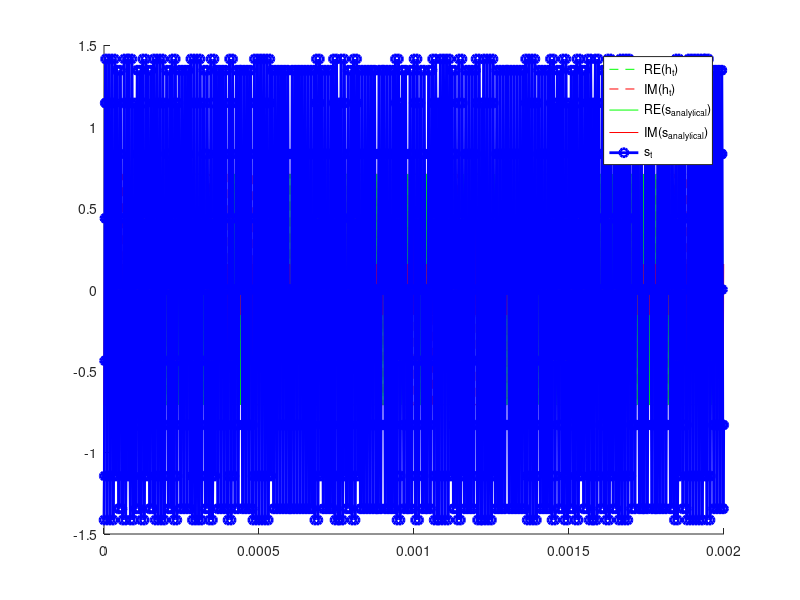
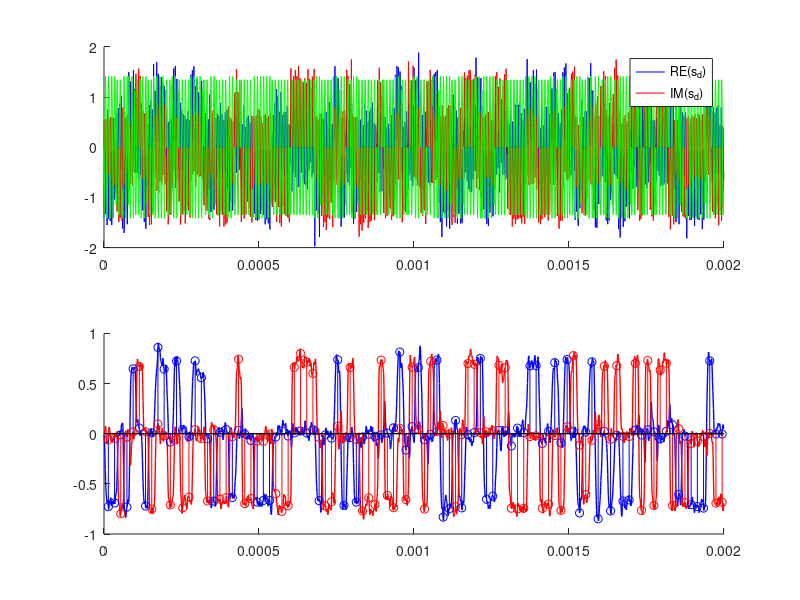
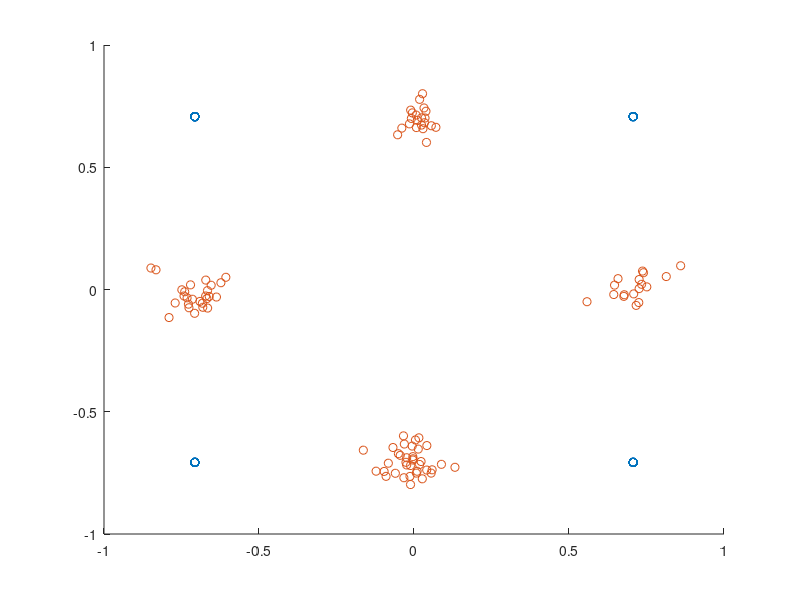

Source code (MATLAB) for these figures, in order:
%% 
% A small script to simulate QAM transmission on a AWGN channel
%
% Autor: Simon Bertling

clear variables;
close all;

try
  pkg load signal
end

%% TODO
% - Auswahl von Modulationsart
% - Decodierung von Daten
% - Filter optimieren
% - Quantisierung
% - Kanalimpulsantwort, Amplitudenmodulation
% - Scatterplot schöner machen
% - paar Bugs

disp(['----- QAM SIMULATION -----']);

%% User parameters
use_random_data = 1      % using randomized data?
max_data_value = 3         % Maximum data value
min_data_value = 0         % Minimum data value
data = [0 1 2 3]   	% Use this data for non-randomized case
if use_random_data
    N_data = 100;
else
    N_data = length(data)  % Data length
end
use_demod_filter = 0         % Use a demodulation filter
use_time_plots = 1         % Plot time vectors
use_channel_noise = 1    % simulate channel noise?
mu = 0              % channel parameter
sigma = .2        % sqrt(variance)
Fs = 1e6             % Sample rate
f_mod = 100e3       % modulation frequency
R_d_m = 2           % Datenperioden pro Modulationsperiode
% filters
use_impulse_filter = 0;
f_lp_impulse = f_mod / Fs;
N_lp_impulse = 10;
f_lp_demod = f_mod /Fs;
N_lp_demod = 10;

% Calculated parameters
T_sym = R_d_m/(f_mod);      % symbol time
T_end = T_sym*N_data;       % simulation time
Ts = 1/Fs;                  % sample time
N_t = floor(T_end/Ts);            % total sample count
N_samples_per_symbol = floor(N_t/N_data); % samples per symbol

%% START
disp(['----- start simulation -----']);
if use_random_data
    data = randi([min_data_value max_data_value],1,N_data);
end;

% Create time vector
t = 0:Ts:T_end-Ts;

% define modulation symbols
N_mod = 0:3;
d_qpsk = exp(1j*(2*pi/4 * N_mod + pi/4));
%d_qpsk = exp(1j*(2*pi/4 * N_mod));
d = d_qpsk;

%% impulse former
% h_t => continuous signal after impulse former
hc_impulse = fir1(N_lp_impulse,f_lp_impulse,'low');
h_t_raw = ones(1,N_t);
for n = 0:N_data-1
    indexes = (1:N_samples_per_symbol) + n*N_samples_per_symbol;
    h_t_raw(indexes) = d(data(n+1)+1);
end
h_t_filt = filter(hc_impulse,1,h_t_raw);

if use_impulse_filter
    h_t = h_t_filt;
    plot(real(h_t_raw)); hold on; plot(real(h_t_filt));
else
    h_t = h_t_raw;
end

%% calculate transmission signal
% s_t = transmitted signal
osc_mod = -exp(-1j*(2*pi*f_mod*t+pi));
s_analytical = h_t.*osc_mod;
s_t = real(s_analytical) + imag(s_analytical);

if use_time_plots
    hold on
    stairs(t, real(h_t), 'g--');
    stairs(t, imag(h_t), 'r--');
    plot(t, real(s_analytical), 'g');
    plot(t, imag(s_analytical), 'r');
    plot(t, s_t, 'bo-', "linewidth", 2);
    legend("RE(h_t)", "IM(h_t)", "RE(s_{analytical})", "IM(s_{analytical})", "s_t");
    hold off
end;

%figure;
%subplot(2,1,1);
%hold on;
%plot(t,real(osc),'o-');
%plot(t,imag(osc),'o-');
%subplot(2,1,2);
%hold on;
%plot(t,real(s_analytical));
%plot(t,imag(s_analytical));
%error "STOP"

%% AWGN Channel
% n_t => noise signal
% r_t => signal at receiver
n_t = mu + sigma.*randn(1,length(t));
if use_channel_noise
    r_t = s_t + n_t;
else 
    r_t = s_t;
end;

%% DEMODULATION
% s_d => demodulated signal
phi_demod = 0;
osc_demod = osc_mod.*exp(1j*(2*pi/360*phi_demod));
s_d = r_t.*osc_demod;

%% LOW PASS FILTER
hc_demod = fir1(N_lp_demod,f_lp_demod,'low');
h_r_filt = filter(hc_demod,1,s_d);

%figure;
%subplot(2,1,1);
%hold on;
%plot(t,real(osc_demod),'o-');
%plot(t,imag(osc_demod),'o-');
%subplot(2,1,2);
%hold on;
%plot(t,real(s_d));
%plot(t,imag(s_d));
%error "STOP"

%figure;
%subplot(2,1,1);
%plot(real(s_d));
%hold on;
%plot(imag(s_d));
%plot(r_t);
%subplot(2,1,2);
%plot(real(h_r_filt));
%hold on;
%plot(imag(h_r_filt));
%error "STOP"

%% DECISION

for n = 0:length(data)-1
    indexes = [1:N_samples_per_symbol] + n*N_samples_per_symbol;
    %e_t_n(n+1) = mean(h_t(indexes));
    %e_r_n(n+1) = mean(h_r_filt(indexes));
    k_sample = round(n*N_samples_per_symbol+N_samples_per_symbol/4*3)
    e_t_n(n+1) = h_t(k_sample);
    e_r_n(n+1) = h_r_filt(k_sample);
    t_e_r(n+1) = t(k_sample);
    
    % dekodieren
    min = abs(e_r_n(n+1) - d(1));
    min_i = 1;
    for i = [2:length(d)]
        diff = abs(e_r_n(n+1) - d(i));
        if (diff < min)
            min = diff;
            min_i = i;
        end;
    end
    data_dec(n+1) = min_i - 1;
end


if use_time_plots
    figure;
    subplot(2,1,1);
    hold on
    plot(t, real(s_d), 'b');    
    plot(t, imag(s_d), 'r');
    plot(t, s_t, 'g');
    legend("RE(s_d)", "IM(s_d)");
    subplot(2,1,2);
    hold on;
    %stairs(t, real(h_t), 'b--', 'LineWidth', 1);
    %stairs(t, imag(h_t), 'r--', 'LineWidth', 1);
    plot(t, real(h_r_filt), 'b', 'LineWidth', 1);
    plot(t, imag(h_r_filt), 'r', 'LineWidth', 1);
    stem(t_e_r,real(e_r_n), 'b');
    stem(t_e_r,imag(e_r_n), 'r');
    hold off
end;

if use_time_plots
    figure;
    hold on
    plot(e_t_n, 'o');
    plot(e_r_n, 'o');
    hold off
end;



% DATEN SAMMELN

% SNR (KT Skript Seite 277)
n = 1;  % Informationsbits
m = 1;  % Codelänge
K = log2(length(d));   % Bits pro Modulationssymbol
alpha = 0;       % rolloff Faktor
c = 1;           % Filterparameter

E_b = sum(s_t.^2) / length(data); % Energie pro Bit
N_0 = sum(n_t.^2) / length(data); % Rauschleistungsdichte ???

SNR = E_b/N_0 * n/m * K/(1+alpha) * 1/c;
SNR_db = 10*log(SNR);

% Fehler z�hlen
errors = sum(abs(data - data_dec));
BER = errors/length(data);

% Übertragunsrate
R_data = K/T_sym;

% Daten ausgeben
disp(['----- Simulationsende -----']);
disp(['Datenrate = ', num2str(R_data/1000), ' kBit/s']);
disp(['SNR = ', num2str(SNR_db), ' dB']);
disp(['Anzahl Fehler = ', num2str(errors)]);
disp(['BER = ', num2str(BER*100), '%']);
